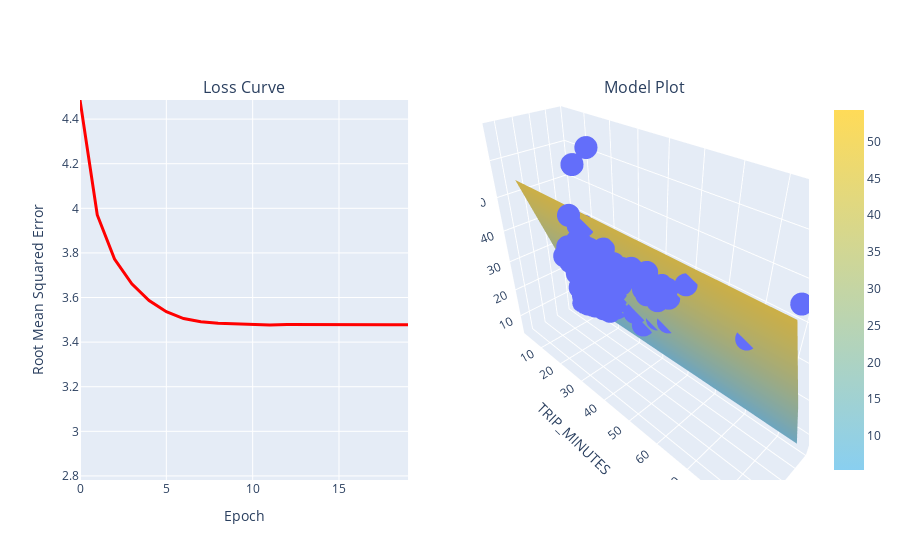

The notebook cell this image was saved under:
### Code cell
# The following variables are the hyperparameters.
learning_rate = 0.001
epochs = 20
batch_size = 50

training_df.loc[:, 'TRIP_MINUTES'] = training_df['TRIP_SECONDS']/60

features = ['TRIP_MILES', 'TRIP_MINUTES']
label = 'FARE'

model_2 = run_experiment(training_df, features, label, learning_rate, epochs, batch_size)

### Figure 1 — Plotly figure (JSON) as saved in the notebook; plotly's stock layout.template omitted (floating-point values rounded to 4 significant figures; data arrays with more than 128 entries replaced by an {"elided": "..."} marker saying what was removed)
{"data": [{"hovertemplate": "TRIP_MILES=%{x}<br>TRIP_MINUTES=%{y}<br>FARE=%{z}<extra></extra>", "legendgroup": "", "marker": {"color": "#636efa", "symbol": "circle"}, "mode": "markers", "name": "", "scene": "scene", "showlegend": false, "type": "scatter3d", "x": {"elided": "200 float values"}, "y": {"elided": "200 float values"}, "z": {"elided": "200 float values"}}, {"colorscale": [[0, "#89CFF0"], [1, "#FFDB58"]], "scene": "scene", "type": "surface", "x": [0.56, 7.082, 18.5], "y": [2.783, 41.26, 85.3], "z": [[5.395, 24.44, 54.28], [5.395, 24.44, 54.28], [5.395, 24.44, 54.28]]}, {"hovertemplate": "x=%{x}<br>y=%{y}<extra></extra>", "legendgroup": "", "line": {"color": "#ff0000", "dash": "solid", "width": 3}, "marker": {"symbol": "circle"}, "mode": "lines", "name": "", "orientation": "v", "showlegend": false, "type": "scatter", "x": [0, 1, 2, 3, 4, 5, 6, 7, 8, 9, 10, 11, 12, 13, 14, 15, 16, 17, 18, 19], "xaxis": "x", "y": [4.486, 3.97, 3.773, 3.662, 3.586, 3.536, 3.506, 3.492, 3.484, 3.482, 3.479, 3.477, 3.479, 3.478, 3.479, 3.478, 3.479, 3.478, 3.478, 3.478], "yaxis": "y"}], "layout": {"annotations": [{"font": {"size": 16}, "showarrow": false, "text": "Loss Curve", "x": 0.225, "xanchor": "center", "xref": "paper", "y": 1, "yanchor": "bottom", "yref": "paper"}, {"font": {"size": 16}, "showarrow": false, "text": "Model Plot", "x": 0.775, "xanchor": "center", "xref": "paper", "y": 1, "yanchor": "bottom", "yref": "paper"}], "scene": {"domain": {"x": [0.55, 1], "y": [0, 1]}, "xaxis": {"title": {"text": "TRIP_MILES"}}, "yaxis": {"title": {"text": "TRIP_MINUTES"}}, "zaxis": {"title": {"text": "FARE"}}}, "xaxis": {"anchor": "y", "domain": [0, 0.45], "title": {"text": "Epoch"}}, "yaxis": {"anchor": "x", "domain": [0, 1], "range": [2.782, 4.486], "title": {"text": "Root Mean Squared Error"}}}}
